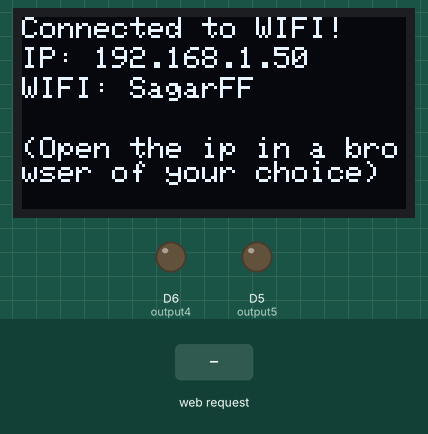
This sketch was run on a simulated ESP8266 (NodeMCU). Parts: 128×64 one-colour display, output pins drawn as LEDs (lit = HIGH). The inputs (shaded band) are chosen by the test bench. WiFi joins after 1.5 s; servers stay silent unless stated; what the sketch prints to the serial monitor is not drawn.

Above: at 2.9 s.
3.0 s: HTTP request GET /5/on received
At 3.9 s:
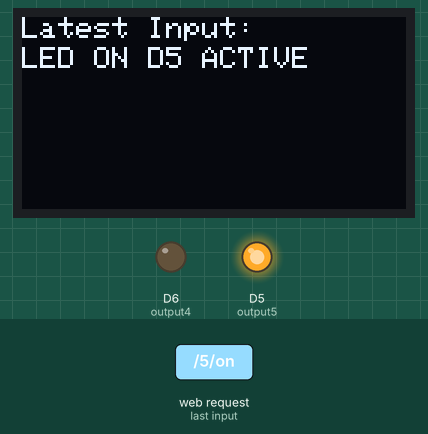
4.5 s: HTTP request GET /5/off received
At 4.9 s:
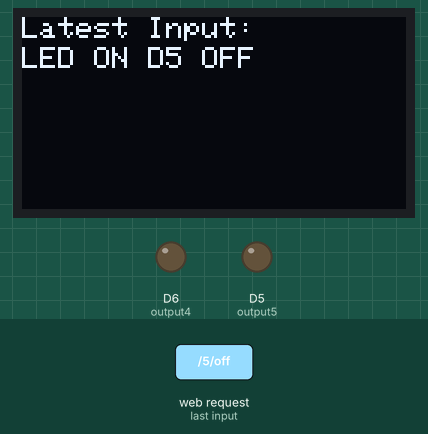
6.0 s: HTTP request GET /off received
At 7.2 s:
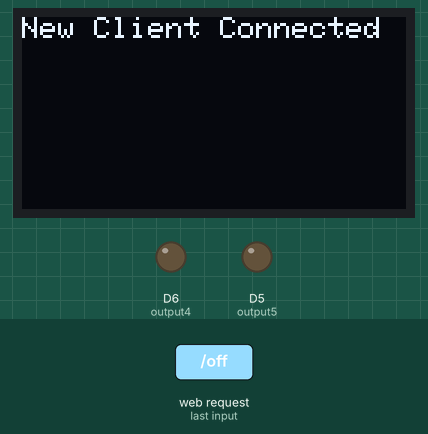
7.5 s: HTTP request GET /4/on received
At 8.2 s:
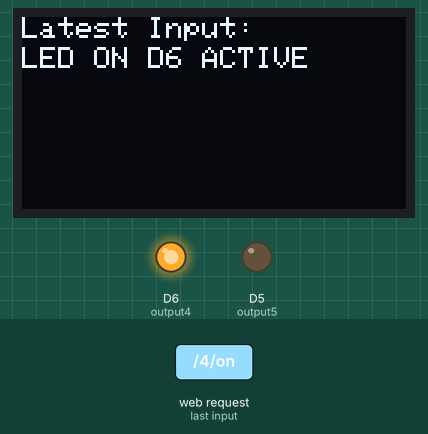
9.0 s: HTTP request GET /5/on received
At 9.3 s:
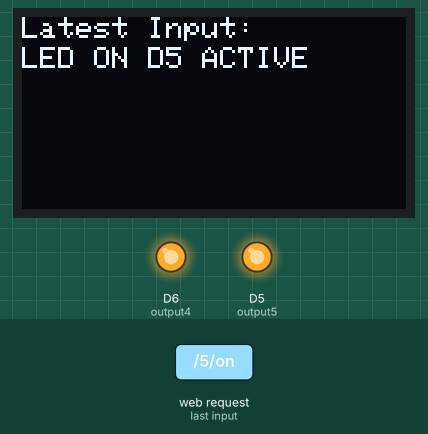
10.5 s: HTTP request GET /4/off received
At 11.6 s:
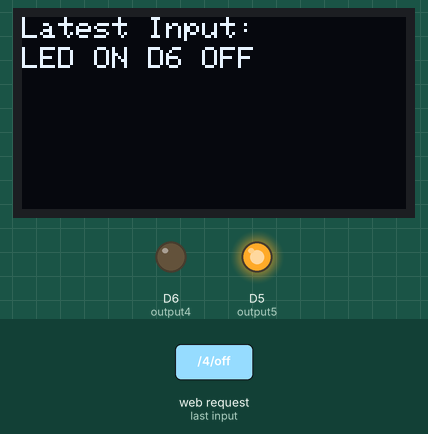
Timing chart, 0 to 13.0 s (numbered marks = the images above; inputs shaded):
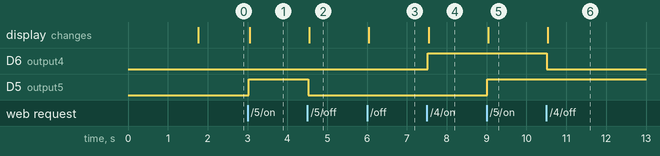

The sketch:

NodeMCU_WIFI_OLED.ino
```cpp
#include <ESP8266WiFi.h>
#include <Adafruit_GFX.h>
#include <Adafruit_SSD1306.h>
#include <Adafruit_Sensor.h>
#define SCREEN_WIDTH 128 // OLED display width, in pixels
#define SCREEN_HEIGHT 64 // OLED display height, in pixels

Adafruit_SSD1306 display(SCREEN_WIDTH, SCREEN_HEIGHT, &Wire, -1);


const char* ssid     = "SagarFF";
const char* password = "Espan98100";
WiFiServer server(80);
String header;

String output5State = "off";
String output4State = "off";

const int output5 = 14;
const int output4 = 12;


// Current time
unsigned long currentTime = millis();
// Previous time
unsigned long previousTime = 0;
// Define timeout time in milliseconds (example: 2000ms = 2s)
const long timeoutTime = 2000;


void setup() {
  // put your setup code here, to run once:
  Serial.begin (115200);
       if(!display.begin(SSD1306_SWITCHCAPVCC, 0x3C)) {
    Serial.println(F("SSD1306 allocation failed"));
    for(;;); }
  delay(200);
  display.clearDisplay();
  display.setTextColor(WHITE);
  display.setCursor(0,0);
  pinMode(output5, OUTPUT);
  pinMode(output4, OUTPUT);

  digitalWrite(output5, LOW);
  digitalWrite(output4, LOW);

  Serial.print("Connecting to ");
  Serial.println(ssid);
  WiFi.begin(ssid, password);
  while (WiFi.status() != WL_CONNECTED) {
    delay(500);
    Serial.print(".");
  }
  // Print local IP address and start web server
  Serial.println("");
  Serial.println("WiFi connected.");
  Serial.println("IP address: ");
  Serial.println(WiFi.localIP());

  display.clearDisplay();
  display.setCursor(0,0);
  display.println("Connected to WIFI!");
  display.setCursor(0,10);
  display.print("IP: ");
  display.println(WiFi.localIP());
  display.setCursor(0,20);
  display.print("WIFI: ");
  display.println(ssid);
  display.setCursor(0,40);
  display.println("(Open the ip in a browser of your choice)");
  server.begin();


}

void loop() {
  // put your main code here, to run repeatedly:
    WiFiClient client = server.available();   // Listen for incoming clients

  if (client) {                             // If a new client connects,
    Serial.println("New Client.");          // print a message out in the serial port
    display.clearDisplay();
    display.setCursor(0,0);
    display.println("New Client Connected");
    String currentLine = "";                // make a String to hold incoming data from the client
    currentTime = millis();
    previousTime = currentTime;
    while (client.connected() && currentTime - previousTime <= timeoutTime) { // loop while the client's connected
      currentTime = millis();
      if (client.available()) {             // if there's bytes to read from the client,
        char c = client.read();             // read a byte, then
        Serial.write(c);                    // print it out the serial monitor
        header += c;
        if (c == '\n') {                    // if the byte is a newline character
          // if the current line is blank, you got two newline characters in a row.
          // that's the end of the client HTTP request, so send a response:
          if (currentLine.length() == 0) {
            // HTTP headers always start with a response code (e.g. HTTP/1.1 200 OK)
            // and a content-type so the client knows what's coming, then a blank line:
            client.println("HTTP/1.1 200 OK");
            client.println("Content-type:text/html");
            client.println("Connection: close");
            client.println();


            if (header.indexOf("GET /5/on") >= 0) {
              Serial.println("GPIO 5 on");
              output5State = "on";
              digitalWrite(output5, HIGH);
              display.clearDisplay();
              display.setCursor(0,0);
              display.println("Latest Input:");
              display.setCursor(0,10);
              display.println("LED ON D5 ACTIVE");
            } else if (header.indexOf("GET /5/off") >= 0) {
              Serial.println("GPIO 5 off");
              output5State = "off";
              digitalWrite(output5, LOW);
              display.clearDisplay();
              display.setCursor(0,0);
              display.println("Latest Input:");
              display.setCursor(0,10);
              display.println("LED ON D5 OFF");
            } else if (header.indexOf("GET /4/on") >= 0) {
              Serial.println("GPIO 4 on");
              output4State = "on";
              digitalWrite(output4, HIGH);
              display.clearDisplay();
              display.setCursor(0,0);
              display.println("Latest Input:");
              display.setCursor(0,10);
              display.println("LED ON D6 ACTIVE");
            } else if (header.indexOf("GET /4/off") >= 0) {
              Serial.println("GPIO 4 off");
              output4State = "off";
              digitalWrite(output4, LOW);
              display.clearDisplay();
              display.setCursor(0,0);
              display.println("Latest Input:");
              display.setCursor(0,10);
              display.println("LED ON D6 OFF");
            }

            // Display the HTML web page
            client.println("<!DOCTYPE html><html>");
            client.println("<head><meta name=\"viewport\" content=\"width=device-width, initial-scale=1\">");
            client.println("<link rel=\"icon\" href=\"data:,\">");
            // CSS to style the on/off buttons
            // Feel free to change the background-color and font-size attributes to fit your preferences
            client.println("<style>html { font-family: Helvetica; display: inline-block; margin: 0px auto; text-align: center;}");
            client.println(".button { background-color: #195B6A; border: none; color: white; padding: 16px 40px;");
            client.println("text-decoration: none; font-size: 30px; margin: 2px; cursor: pointer;}");
            client.println(".button2 {background-color: #77878A;}</style></head>");

            // Web Page Heading
            client.println("<body><h1>Pranav's Web Server</h1>");

            // Display current state, and ON/OFF buttons for GPIO 5
            client.println("<p>GPIO 5 - State " + output5State + "</p>");
            // If the output5State is off, it displays the ON button
            if (output5State=="off") {
              client.println("<p><a href=\"/5/on\"><button class=\"button\">ON</button></a></p>");
            } else {
              client.println("<p><a href=\"/5/off\"><button class=\"button button2\">OFF</button></a></p>");
            }

            // Display current state, and ON/OFF buttons for GPIO 4
            client.println("<p>GPIO 4 - State " + output4State + "</p>");
            // If the output4State is off, it displays the ON button
            if (output4State=="off") {
              client.println("<p><a href=\"/4/on\"><button class=\"button\">ON</button></a></p>");
            } else {
              client.println("<p><a href=\"/4/off\"><button class=\"button button2\">OFF</button></a></p>");
            }
            client.println("</body></html>");

            // The HTTP response ends with another blank line
            client.println();
            // Break out of the while loop
            break;
          } else { // if you got a newline, then clear currentLine
            currentLine = "";
          }
        } else if (c != '\r') {  // if you got anything else but a carriage return character,
          currentLine += c;      // add it to the end of the currentLine
        }
      }
    }
    // Clear the header variable
    header = "";
    // Close the connection
    client.stop();
    Serial.println("Client disconnected.");
    Serial.println("");

  }
  display.display();
}
```

Measured:
- after the input at 3.0 s, D5 (output5): LOW → HIGH at once; the display: changes after 0.05 s (image 1)
- after the input at 4.5 s, D5 (output5): HIGH → LOW at once; the display: changes after 0.05 s (image 2)
- after the input at 6.0 s, the display: changes after 0.05 s (image 3)
- after the input at 7.5 s, D6 (output4): LOW → HIGH at once; the display: changes at once (image 4)
- after the input at 9.0 s, D5 (output5): LOW → HIGH at once; the display: changes at once (image 5)
- after the input at 10.5 s, D6 (output4): HIGH → LOW at once; the display: changes at once (image 6)
